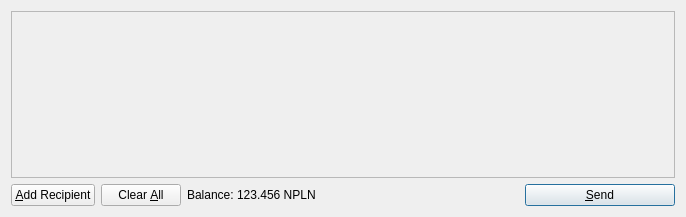
<?xml version="1.0" encoding="UTF-8"?>
<ui version="4.0">
 <class>SendCoinsDialog</class>
 <widget class="QDialog" name="SendCoinsDialog">
  <property name="geometry">
   <rect>
    <x>0</x>
    <y>0</y>
    <width>686</width>
    <height>217</height>
   </rect>
  </property>
  <property name="windowTitle">
   <string>Send Coins</string>
  </property>
  <layout class="QVBoxLayout" name="verticalLayout">
   <item>
    <widget class="QScrollArea" name="scrollArea">
     <property name="widgetResizable">
      <bool>true</bool>
     </property>
     <widget class="QWidget" name="scrollAreaWidgetContents">
      <property name="geometry">
       <rect>
        <x>0</x>
        <y>0</y>
        <width>666</width>
        <height>165</height>
       </rect>
      </property>
      <layout class="QVBoxLayout" name="verticalLayout_2">
       <property name="margin">
        <number>0</number>
       </property>
       <item>
        <layout class="QVBoxLayout" name="entries">
         <property name="spacing">
          <number>6</number>
         </property>
        </layout>
       </item>
       <item>
        <spacer name="verticalSpacer">
         <property name="orientation">
          <enum>Qt::Vertical</enum>
         </property>
         <property name="sizeHint" stdset="0">
          <size>
           <width>20</width>
           <height>40</height>
          </size>
         </property>
        </spacer>
       </item>
      </layout>
     </widget>
    </widget>
   </item>
   <item>
    <layout class="QHBoxLayout" name="horizontalLayout">
     <item>
      <widget class="QPushButton" name="addButton">
       <property name="toolTip">
        <string>Send to multiple recipients at once</string>
       </property>
       <property name="text">
        <string>&amp;Add Recipient</string>
       </property>
       <property name="icon">
        <iconset resource="../bitcoin.qrc">
         <normaloff>:/icons/add</normaloff>:/icons/add</iconset>
       </property>
       <property name="autoDefault">
        <bool>false</bool>
       </property>
      </widget>
     </item>
     <item>
      <widget class="QPushButton" name="clearButton">
       <property name="sizePolicy">
        <sizepolicy hsizetype="Minimum" vsizetype="Fixed">
         <horstretch>0</horstretch>
         <verstretch>0</verstretch>
        </sizepolicy>
       </property>
       <property name="toolTip">
        <string>Remove all transaction fields</string>
       </property>
       <property name="text">
        <string>Clear &amp;All</string>
       </property>
       <property name="icon">
        <iconset resource="../bitcoin.qrc">
         <normaloff>:/icons/remove</normaloff>:/icons/remove</iconset>
       </property>
       <property name="autoRepeatDelay">
        <number>300</number>
       </property>
       <property name="autoDefault">
        <bool>false</bool>
       </property>
      </widget>
     </item>
     <item>
      <layout class="QHBoxLayout" name="horizontalLayout_2">
       <property name="spacing">
        <number>3</number>
       </property>
       <item>
        <widget class="QLabel" name="label">
         <property name="text">
          <string>Balance:</string>
         </property>
        </widget>
       </item>
       <item>
        <widget class="QLabel" name="labelBalance">
         <property name="cursor">
          <cursorShape>IBeamCursor</cursorShape>
         </property>
         <property name="text">
          <string>123.456 NPLN</string>
         </property>
         <property name="textInteractionFlags">
          <set>Qt::LinksAccessibleByMouse|Qt::TextSelectableByKeyboard|Qt::TextSelectableByMouse</set>
         </property>
        </widget>
       </item>
      </layout>
     </item>
     <item>
      <spacer name="horizontalSpacer">
       <property name="orientation">
        <enum>Qt::Horizontal</enum>
       </property>
       <property name="sizeHint" stdset="0">
        <size>
         <width>40</width>
         <height>20</height>
        </size>
       </property>
      </spacer>
     </item>
     <item>
      <widget class="QPushButton" name="sendButton">
       <property name="minimumSize">
        <size>
         <width>150</width>
         <height>0</height>
        </size>
       </property>
       <property name="toolTip">
        <string>Confirm the send action</string>
       </property>
       <property name="text">
        <string>&amp;Send</string>
       </property>
       <property name="icon">
        <iconset resource="../bitcoin.qrc">
         <normaloff>:/icons/send</normaloff>:/icons/send</iconset>
       </property>
       <property name="default">
        <bool>true</bool>
       </property>
      </widget>
     </item>
    </layout>
   </item>
  </layout>
 </widget>
 <resources>
  <include location="../bitcoin.qrc"/>
 </resources>
 <connections/>
</ui>
